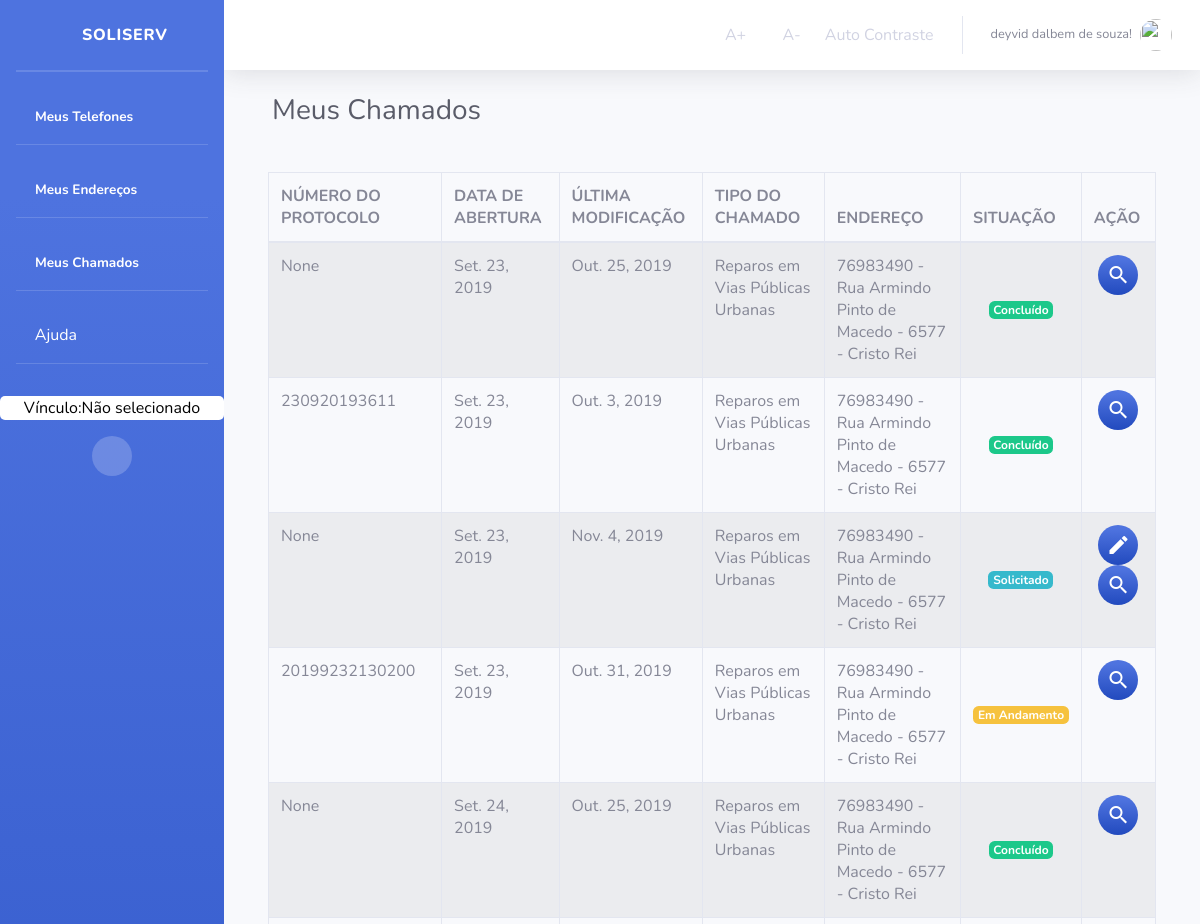
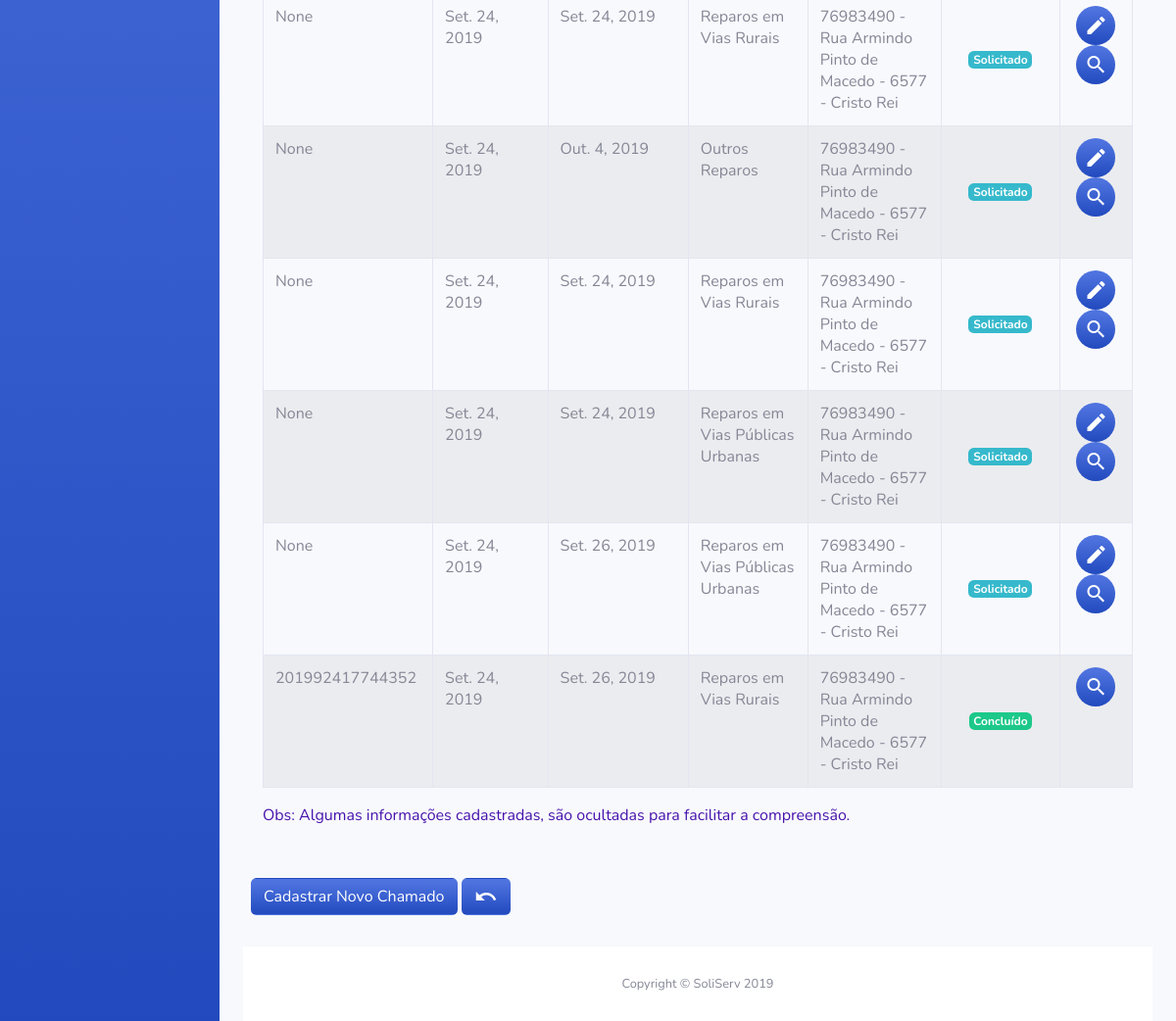
The page /Chamados/listarChamado/1 (signed in) on the database as committed earlier (2 pictures, top to bottom).
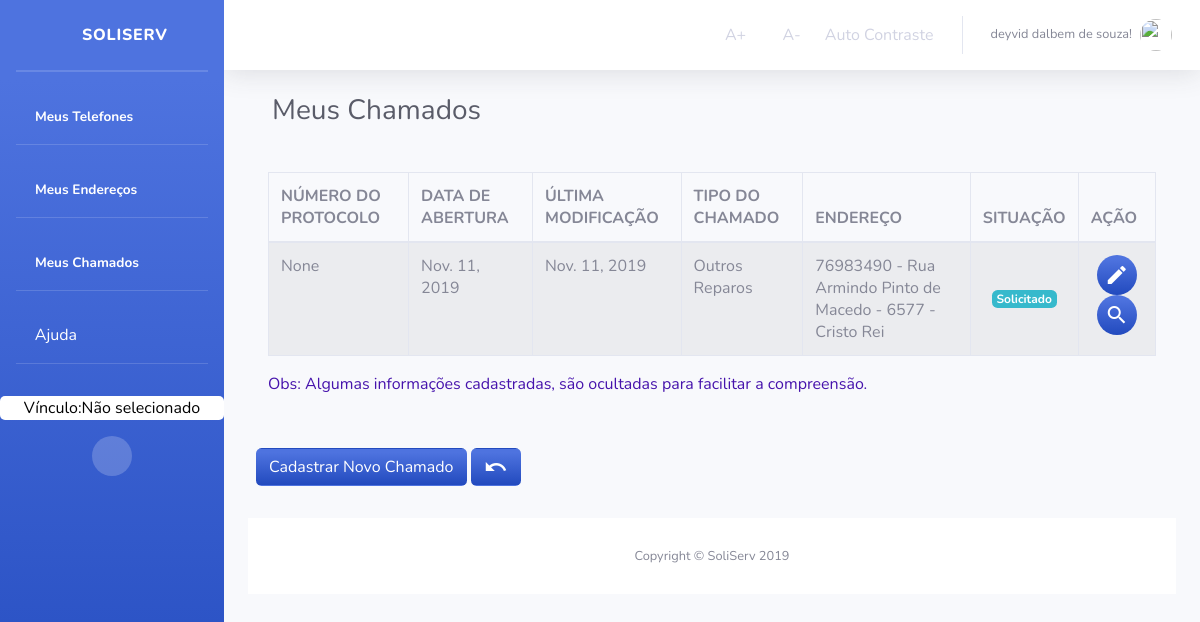
The same page on the database as committed later.
### Chamados/models.py (models this page shows, shortened)
class Chamado(models.Model):
    dataAbertura = models.DateField('ABERTO EM',auto_now_add=True)
    dataConclusao = models.DateField('CONCLUÍDO EM',auto_now=True)
    numeroProtocolo = models.CharField('NÚMERO DE PROTOCOLO', max_length=45, null=True, blank=True)
    observacao = models.CharField('OBSERVAÇÃO',max_length=100)
    observacaoOrgao = models.CharField('RETORNO DO ÓRGÃO', max_length=100, null=True, blank=True)
    idStatus = models.ForeignKey(
        Status, on_delete=models.CASCADE, verbose_name="STATUS")
    idOrgao = models.ForeignKey(
        Orgao, on_delete=models.CASCADE, verbose_name="ORGÃO")
    idTipoChamado = models.ForeignKey(
        TipoChamado, on_delete=models.CASCADE, verbose_name="TIPO DE CHAMADO")
    idUsuario = models.ForeignKey(
        User, on_delete=models.CASCADE, verbose_name="USUÁRIO")
    idEndereco = models.ForeignKey(
        Endereco, on_delete=models.CASCADE, verbose_name="ENDEREÇO DO CHAMADO")
    class Meta:
        verbose_name = "Chamado"
        verbose_name_plural = "Chamados"

class TipoChamado(models.Model):
    descricaoTipoChamado = models.CharField('TIPO CHAMADO', max_length=45)
    idOrgao = models.ForeignKey(
        Orgao, on_delete=models.CASCADE, verbose_name="ORGÃO")
    class Meta:
        verbose_name = "TipoChamados"
        verbose_name_plural = "TipoChamados"

class Status(models.Model):
    descricao = models.CharField('DESCRIÇÃO', max_length=45)
    class Meta:
        verbose_name = "Status"
        verbose_name_plural = "Status"

### Usuario/models.py (models this page shows)
class Endereco(models.Model):
    cep = models.IntegerField('CEP')
    logradouro = models.CharField('LOGRADOURO', max_length=45)
    enderecoNumero = models.CharField('NÚMERO', max_length=11)
    complemento = models.CharField('COMPLEMENTO', max_length=45)
    bairro = models.CharField('BAIRRO', max_length=45)
    observacao = models.CharField('OBSERVAÇÃO', max_length=45)
    municipio = models.CharField('MUNICIPIO', max_length=45)
    estado = models.CharField('ESTADO', max_length=2)
    idPessoa = models.ForeignKey(
        User, on_delete=models.CASCADE, verbose_name="PESSOA")
    def __str__(self):
        return (str (self.cep))+" - " + self.logradouro +" - "+ self.enderecoNumero + " - " + self.bairro
    class Meta:
        verbose_name = "Endereco"
        verbose_name_plural = "Endereco"

### Chamados/views.py (the view)
# urls.py: path('listarChamado/<int:pk>', views.ListChamados.as_view(), name='lista_chamado'),
class ListChamados(ListView):
    template_name = "Chamados/Chamados/listarChamado.html"
    context_object_name = 'chamados_list'
    paginate_by = 10000
    def get_queryset(self):
        self.idPessoa =  get_object_or_404(User, id=self.kwargs['pk'])
        return Chamado.objects.filter(idUsuario=self.request.user.id)
    def get_context_data(self, **kwargs):
        context = super().get_context_data(**kwargs)
        context['idPessoa'] = self.idPessoa
        return context

### Chamados/templates/Chamados/Chamados/listarChamado.html (shortened to what this page needs)
{% extends "sistemaDeGestaoDeServicosPublicos/index1.html" %}
{% block titulo %}
Meus Chamados
{% endblock titulo %}
{% block centro %}
{% if user.is_authenticated %}
<form>
    <div>
        <div>
            <div class="card-body">
                {% if chamados_list %}
                <div class="table-responsive">
                    <table class="table table-bordered table-striped" id="dataTable" width="100%" cellspacing="0">
                        <thead>
                            <tr>
                                <th>NÚMERO DO PROTOCOLO</th>
                                <th>DATA DE ABERTURA</th>
                                <th>ÚLTIMA MODIFICAÇÃO</th>
                                <th>TIPO DO CHAMADO</th>
                                <th>ENDEREÇO</th>
                                <th>SITUAÇÃO</th>
                                <th>AÇÃO</th>
                            </tr>
                        </thead>
                        <tbody>
                            {% for chamado in chamados_list %}
                            <tr>
                                <td>{{chamado.numeroProtocolo}}</td>
                                <td>{{chamado.dataAbertura}}</td>
                                {% if chamado.dataConclusao != chamado.dataAbertura %}
                                <td>{{chamado.dataConclusao}}</td>
                                {% else %}
                                <td>{{chamado.dataAbertura}}</td>
                                {% endif %}
                                <td>{{chamado.idTipoChamado.descricaoTipoChamado}}</td>
                                <td>{{chamado.idEndereco}}</td>
                                {% if chamado.idStatus.pk == 1  %}
                                <td class="text-center align-middle"><small class="badge badge-info">{{chamado.idStatus.descricao}}</small></td>
                                {% elif chamado.idStatus.pk == 3  %}
                                <td class="text-center align-middle"> <small class="badge badge-warning">{{chamado.idStatus.descricao}}</small></td>
                                {% elif chamado.idStatus.pk == 2 %}
                                <td class="text-center align-middle"> <small class="badge badge-success">{{chamado.idStatus.descricao}} </small></td>
                                {% endif %}
                                <td>
                                   <div class="text-center align-middle">
                                        {% if chamado.idStatus.pk == 1 %}
                                    <a class="bg-gradient-primary btn-circle text-white"
                                        href="{% url 'Chamados:atualiza_chamado' chamado.id %}" title="Editar Chamado">
                                        <i class="material-icons">edit</i>
                                    </a>
                                    {% endif %}
                                    <a class="bg-gradient-primary btn-circle text-white"
                                        href="{% url 'Chamados:chamado_detalhado' chamado.id %}"
                                        title="Detalhes do Chamado">
                                        <i class="material-icons">search</i></a>
                                   </div>
                                </td>
                            </tr>
                            {% endfor %}
                        </tbody>
                    </table>
                    <p class=" mt-1" style="color: #4613ac;"> Obs: Algumas informações cadastradas, são ocultadas para
                        facilitar a
                        compreensão.</p>
                </div>
            </div>
        </div>
    </div>
    <a class="btn  ml-2 mb-3 mt-3 bg-gradient-primary text-white"
        href="{% url 'Chamados:cadastro_chamado' %}" title="Cadastrar Chamado">Cadastrar
        Novo Chamado
    </a>
    <a class="btn mb-3 mt-3 bg-gradient-primary text-white"
        href="{% url 'Chamados:lista_chamado' user.id %}" title="Voltar a Lista de Chamados">
        <i class="material-icons">undo</i>
    </a>
{% endif %}
{% endif %}
{% endblock %}

Rows that differ between the two databases and show on the page:
removed Chamado: numeroProtocolo "None", dataAbertura "Set. 23, 2019", dataConclusao "Out. 25, 2019", idTipoChamado.descricaoTipoChamado "Reparos em Vias Públicas Urbanas", idEndereco "76983490 - Rua Armindo Pinto de Macedo - 6577 - Cristo Rei", idStatus.descricao "Concluído"
removed Chamado: numeroProtocolo "230920193611", dataAbertura "Set. 23, 2019", dataConclusao "Out. 3, 2019", idTipoChamado.descricaoTipoChamado "Reparos em Vias Públicas Urbanas", idEndereco "76983490 - Rua Armindo Pinto de Macedo - 6577 - Cristo Rei", idStatus.descricao "Concluído"
removed Chamado: numeroProtocolo "None", dataAbertura "Set. 23, 2019", dataConclusao "Nov. 4, 2019", idTipoChamado.descricaoTipoChamado "Reparos em Vias Públicas Urbanas", idEndereco "76983490 - Rua Armindo Pinto de Macedo - 6577 - Cristo Rei", idStatus.descricao "Solicitado"
removed Chamado: numeroProtocolo "20199232130200", dataAbertura "Set. 23, 2019", dataConclusao "Out. 31, 2019", idTipoChamado.descricaoTipoChamado "Reparos em Vias Públicas Urbanas", idEndereco "76983490 - Rua Armindo Pinto de Macedo - 6577 - Cristo Rei", idStatus.descricao "Em Andamento"
removed Chamado: numeroProtocolo "None", dataAbertura "Set. 24, 2019", dataConclusao "Out. 25, 2019", idTipoChamado.descricaoTipoChamado "Reparos em Vias Públicas Urbanas", idEndereco "76983490 - Rua Armindo Pinto de Macedo - 6577 - Cristo Rei", idStatus.descricao "Concluído"
removed Chamado: numeroProtocolo "None", dataAbertura "Set. 24, 2019", idTipoChamado.descricaoTipoChamado "Reparos em Vias Rurais", idEndereco "76983490 - Rua Armindo Pinto de Macedo - 6577 - Cristo Rei", idStatus.descricao "Solicitado"
removed Chamado: numeroProtocolo "None", dataAbertura "Set. 24, 2019", dataConclusao "Out. 4, 2019", idTipoChamado.descricaoTipoChamado "Outros Reparos", idEndereco "76983490 - Rua Armindo Pinto de Macedo - 6577 - Cristo Rei", idStatus.descricao "Solicitado"
removed Chamado: numeroProtocolo "None", dataAbertura "Set. 24, 2019", idTipoChamado.descricaoTipoChamado "Reparos em Vias Rurais", idEndereco "76983490 - Rua Armindo Pinto de Macedo - 6577 - Cristo Rei", idStatus.descricao "Solicitado"
removed Chamado: numeroProtocolo "None", dataAbertura "Set. 24, 2019", idTipoChamado.descricaoTipoChamado "Reparos em Vias Públicas Urbanas", idEndereco "76983490 - Rua Armindo Pinto de Macedo - 6577 - Cristo Rei", idStatus.descricao "Solicitado"
removed Chamado: numeroProtocolo "None", dataAbertura "Set. 24, 2019", dataConclusao "Set. 26, 2019", idTipoChamado.descricaoTipoChamado "Reparos em Vias Públicas Urbanas", idEndereco "76983490 - Rua Armindo Pinto de Macedo - 6577 - Cristo Rei", idStatus.descricao "Solicitado"
removed Chamado: numeroProtocolo "201992417744352", dataAbertura "Set. 24, 2019", dataConclusao "Set. 26, 2019", idTipoChamado.descricaoTipoChamado "Reparos em Vias Rurais", idEndereco "76983490 - Rua Armindo Pinto de Macedo - 6577 - Cristo Rei", idStatus.descricao "Concluído"
added Chamado: numeroProtocolo "None", dataAbertura "Nov. 11, 2019", idTipoChamado.descricaoTipoChamado "Outros Reparos", idEndereco "76983490 - Rua Armindo Pinto de Macedo - 6577 - Cristo Rei", idStatus.descricao "Solicitado"
